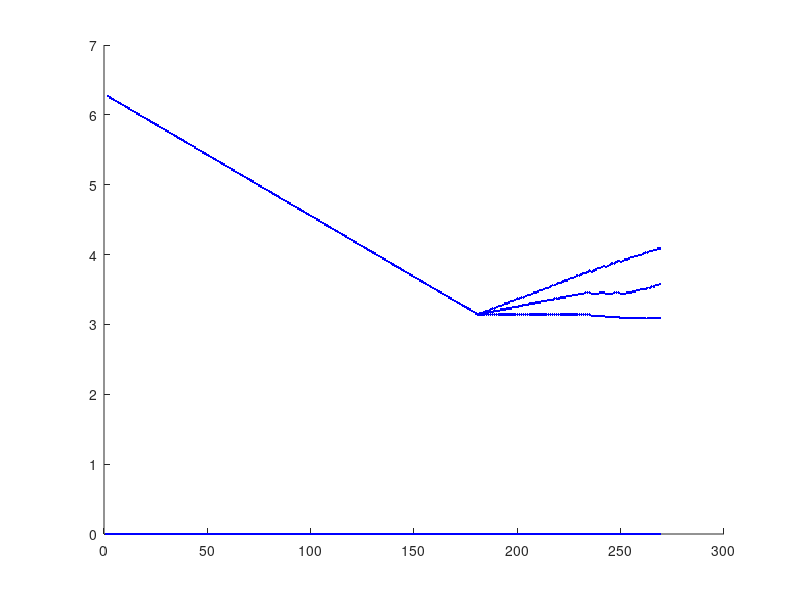
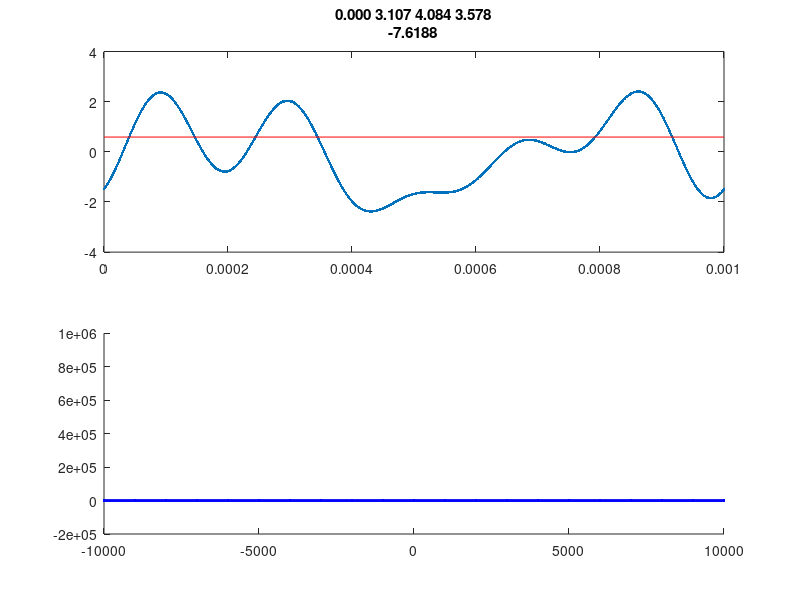

Write MATLAB code to recreate these figures, in order.
close all;
clear all;
clc;
hf2 = figure;
hax1 = axes();
set(hax1,'NextPlot','add');

figure('position',[520 121 996 677]);
haxhp1 = subplot(2,1,1)
hp = plot(0,0);

yfcn   = @(f,p,t) sum(cos(2*pi*f'*t + p'),1);

fv = [1000 2000 4000 5000 ];
%fv = [-2000 -1000 1000 2000];
pv = 0*fv; %+2*pi*rand(1,length(fv))
ov = 0*fv;           % changes to "1" if this phase has been involved in optimization

d1v = 0*fv;
d2v = 0*fv;
phase_opt = 1*pi/180;
%
N = length(fv);

ylim([-1 1]*N);
dt = 1e-6; Fs = 1/dt;
t=[0:dt:(1/min(fv))];
hL = line([t(1) t(end)],[0 0],'Color','r');

haxhp2 = subplot(2,1,2);
set(haxhp2,'NextPlot','add')
% hp2 = plot(0,0,'r.-');
hp3 = plot(1e6,1e6,'.');

for kopt = 1 : 1e6
    pv = mod(pv - pv(1),2*pi);
    
    yout = yfcn(fv,pv,t);
    set(hp,'XData',t,'YData',yout);
    yrms = sqrt(mean((yout./max(abs(yout))).^2));
    set(hL,'YData',[1 1]*yrms);
    
    fyout = fftshift(fft(yout)) / length(yout);
    df = Fs/length(yout);
    farr = Fs/2 * linspace(-1,1,length(yout));
    minmaxF = max(fv)+5e3;
%     fidx = find(abs(farr) < minmaxF);
    
    set(hp3,'color',0.7*ones(1,3),'linewidth',1)
    hp3 = plot(haxhp2,farr,10*log10(abs(fyout)),'b.-','linewidth',2);
    
%     set( hp2,'XData',farr,'YData',10*log10(abs(fyout)) )
    xlim(haxhp2,[-1 1]*minmaxF)
    
    plot(hax1,kopt,pv','b.');
    
    % find peak
    [p,pj]=max(abs(yout));
    
    % look at impacts for this point
    for k = 1 : length(fv)
        pv2 = pv;
        pv2(k) = pv2(k) + phase_opt;
        %yout2(k) = abs(yfcn(fv,pv2,t(pj))) - p;
        yout2(k) = max(abs(yfcn(fv,pv2,t))) - p;
    end
    
    % find most negative
    [impmin,impminj] = min(yout2);

    
    pv(impminj) = pv(impminj) + phase_opt;
    
   
    ov(impminj) = 1;
    % once only a single phase value remains untouched.. this seems to be
    % the optimal solution. This triggers after the last untouched phase is
    % perterbed.
    title(haxhp1,{num2str(pv,'%5.3f '),num2str(20*log10(1./max(abs(yout))))})
    if(sum(ov) == N)
        disp('Total Loss (dB)');
        disp(20*log10(1./max(yout)))
        break;
    end
    %pv(d1i) = pv(d1i) + .01;
    
    
    
    drawnow;
    

end

return;

%% Test
figure;
hold on;
atten = 1./max(yout);
sumwav = 0*t;
for k = 1 : N
    thiswav=atten*cos(2*pi*fv(k)*t+pv(k));
    plot(t,thiswav);
    sumwav = sumwav + thiswav;
end

plot(t,sumwav,'Color',0.6*[1 1 1]);
